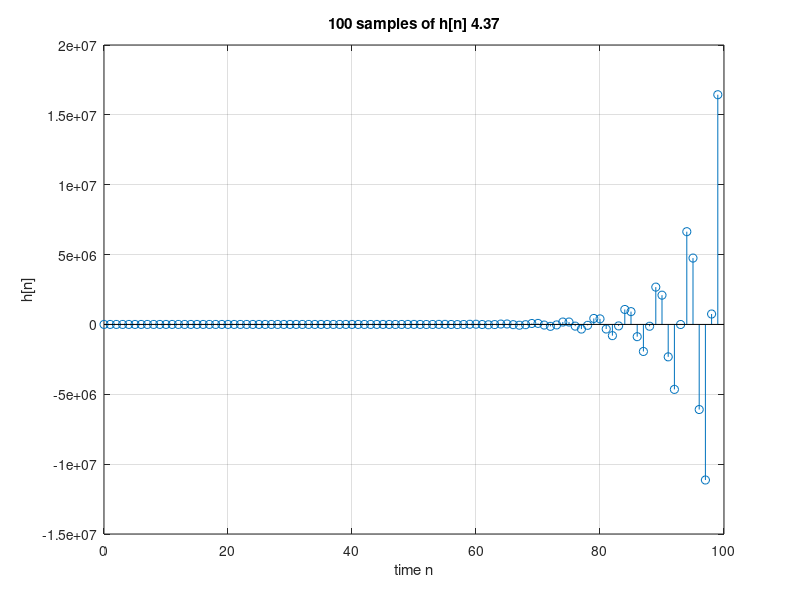

Write the MATLAB code that produced this figure.
num=[.15 0 -.15];
den=[.7 -.5 1];
L = 100;
[g,t]=impz(num,den, L)
stem(t,g), grid
xlabel 'time n'
ylabel 'h[n]'
title('100 samples of h[n] 4.37')